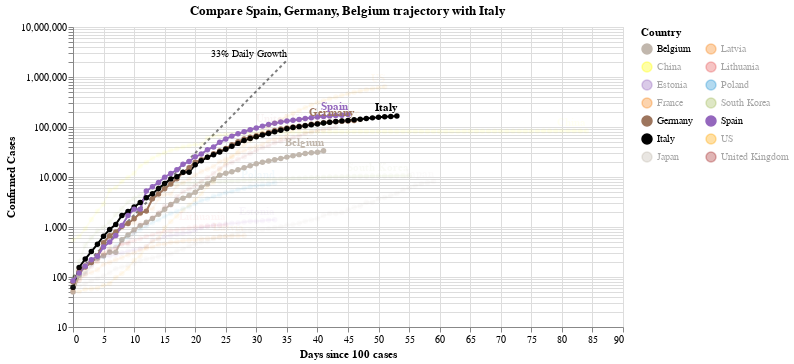

This figure's notebook cell:
### Code cell
#hide_input
chart2 = make_since_chart(['Spain', 'Germany', 'Belgium'])
chart2

### Figure 1 — Vega-Lite specification as saved in the notebook (floating-point values rounded to 4 significant figures; data arrays with more than 128 entries replaced by an {"elided": "..."} marker saying what was removed)
{"config": {"view": {"continuousWidth": 400, "continuousHeight": 300}}, "layer": [{"mark": {"type": "line", "color": "black", "opacity": 0.5, "strokeDash": [3, 3]}, "encoding": {"x": {"type": "quantitative", "field": "Days since 100 cases"}, "y": {"type": "quantitative", "field": "Confirmed Cases"}}}, {"mark": {"type": "text", "align": "right", "dy": -6, "fontSize": 10, "text": "33% Daily Growth"}, "encoding": {"x": {"type": "quantitative", "field": "Days since 100 cases"}, "y": {"type": "quantitative", "field": "Confirmed Cases"}}, "transform": [{"filter": "(datum['Days since 100 cases'] >= 35)"}]}, {"data": {"name": "data-df8da13369b23346a12157935c837c15"}, "mark": {"type": "line", "point": true}, "encoding": {"color": {"type": "nominal", "field": "Country", "legend": {"columns": 2}, "scale": {"domain": ["Belgium", "China", "Estonia", "France", "Germany", "Italy", "Japan", "Latvia", "Lithuania", "Poland", "South Korea", "Spain", "US", "United Kingdom"], "range": ["#C1B7AD", "yellow", "#9467bd", "#F58518", "#9D755D", "black", "#C1B7AD", "#F58518", "#E45756", "#2495D3", "#A1BA59", "#9467bd", "orange", "brown"]}}, "opacity": {"condition": {"value": 1, "selection": "selector010"}, "value": 0.05}, "tooltip": [{"type": "nominal", "field": "Country"}, {"type": "temporal", "field": "Date"}, {"type": "quantitative", "field": "Confirmed Cases"}, {"type": "quantitative", "field": "Days since 100 cases"}], "x": {"type": "quantitative", "field": "Days since 100 cases"}, "y": {"type": "quantitative", "field": "Confirmed Cases", "scale": {"type": "log"}}}, "selection": {"selector010": {"type": "multi", "fields": ["Country"], "bind": "legend", "init": [{"Country": "Spain"}, {"Country": "Germany"}, {"Country": "Belgium"}, {"Country": "Italy"}]}}, "width": 550}, {"data": {"name": "data-df8da13369b23346a12157935c837c15"}, "mark": {"type": "text", "align": "right", "dy": -8, "fontWeight": "bold"}, "encoding": {"color": {"type": "nominal", "field": "Country", "legend": {"columns": 2}, "scale": {"domain": ["Belgium", "China", "Estonia", "France", "Germany", "Italy", "Japan", "Latvia", "Lithuania", "Poland", "South Korea", "Spain", "US", "United Kingdom"], "range": ["#C1B7AD", "yellow", "#9467bd", "#F58518", "#9D755D", "black", "#C1B7AD", "#F58518", "#E45756", "#2495D3", "#A1BA59", "#9467bd", "orange", "brown"]}}, "opacity": {"condition": {"value": 1, "selection": "selector010"}, "value": 0.05}, "text": {"type": "nominal", "field": "Country"}, "tooltip": [{"type": "nominal", "field": "Country"}, {"type": "temporal", "field": "Date"}, {"type": "quantitative", "field": "Confirmed Cases"}, {"type": "quantitative", "field": "Days since 100 cases"}], "x": {"type": "quantitative", "field": "Days since 100 cases"}, "y": {"type": "quantitative", "field": "Confirmed Cases", "scale": {"type": "log"}}}, "transform": [{"filter": "(datum['Date'] >= 1586908800000)"}], "width": 550}], "data": {"name": "data-c1a3bbf4dd040f2e7e8e7a69520e3c2a"}, "title": "Compare Spain, Germany, Belgium trajectory with Italy", "$schema": "https://vega.github.io/schema/vega-lite/v4.0.2.json", "datasets": {"data-c1a3bbf4dd040f2e7e8e7a69520e3c2a": [{"Days since 100 cases": 0, "Confirmed Cases": 100.0}, {"Days since 100 cases": 1, "Confirmed Cases": 133.0}, {"Days since 100 cases": 2, "Confirmed Cases": 176.9}, {"Days since 100 cases": 3, "Confirmed Cases": 235.3}, {"Days since 100 cases": 4, "Confirmed Cases": 312.9}, {"Days since 100 cases": 5, "Confirmed Cases": 416.2}, {"Days since 100 cases": 6, "Confirmed Cases": 553.5}, {"Days since 100 cases": 7, "Confirmed Cases": 736.1}, {"Days since 100 cases": 8, "Confirmed Cases": 979.1}, {"Days since 100 cases": 9, "Confirmed Cases": 1302.0}, {"Days since 100 cases": 10, "Confirmed Cases": 1732.0}, {"Days since 100 cases": 11, "Confirmed Cases": 2303.0}, {"Days since 100 cases": 12, "Confirmed Cases": 3064.0}, {"Days since 100 cases": 13, "Confirmed Cases": 4074.0}, {"Days since 100 cases": 14, "Confirmed Cases": 5419.0}, {"Days since 100 cases": 15, "Confirmed Cases": 7207.0}, {"Days since 100 cases": 16, "Confirmed Cases": 9586.0}, {"Days since 100 cases": 17, "Confirmed Cases": 12750.0}, {"Days since 100 cases": 18, "Confirmed Cases": 16960.0}, {"Days since 100 cases": 19, "Confirmed Cases": 22550.0}, {"Days since 100 cases": 20, "Confirmed Cases": 29990.0}, {"Days since 100 cases": 21, "Confirmed Cases": 39890.0}, {"Days since 100 cases": 22, "Confirmed Cases": 53060.0}, {"Days since 100 cases": 23, "Confirmed Cases": 70560.0}, {"Days since 100 cases": 24, "Confirmed Cases": 93850.0}, {"Days since 100 cases": 25, "Confirmed Cases": 124800.0}, {"Days since 100 cases": 26, "Confirmed Cases": 166000.0}, {"Days since 100 cases": 27, "Confirmed Cases": 220800.0}, {"Days since 100 cases": 28, "Confirmed Cases": 293700.0}, {"Days since 100 cases": 29, "Confirmed Cases": 390600.0}, {"Days since 100 cases": 30, "Confirmed Cases": 519500.0}, {"Days since 100 cases": 31, "Confirmed Cases": 690900.0}, {"Days since 100 cases": 32, "Confirmed Cases": 918900.0}, {"Days since 100 cases": 33, "Confirmed Cases": 1222000.0}, {"Days since 100 cases": 34, "Confirmed Cases": 1625000.0}, {"Days since 100 cases": 35, "Confirmed Cases": 2162000.0}], "data-df8da13369b23346a12157935c837c15": {"elided": "657 records"}}}
